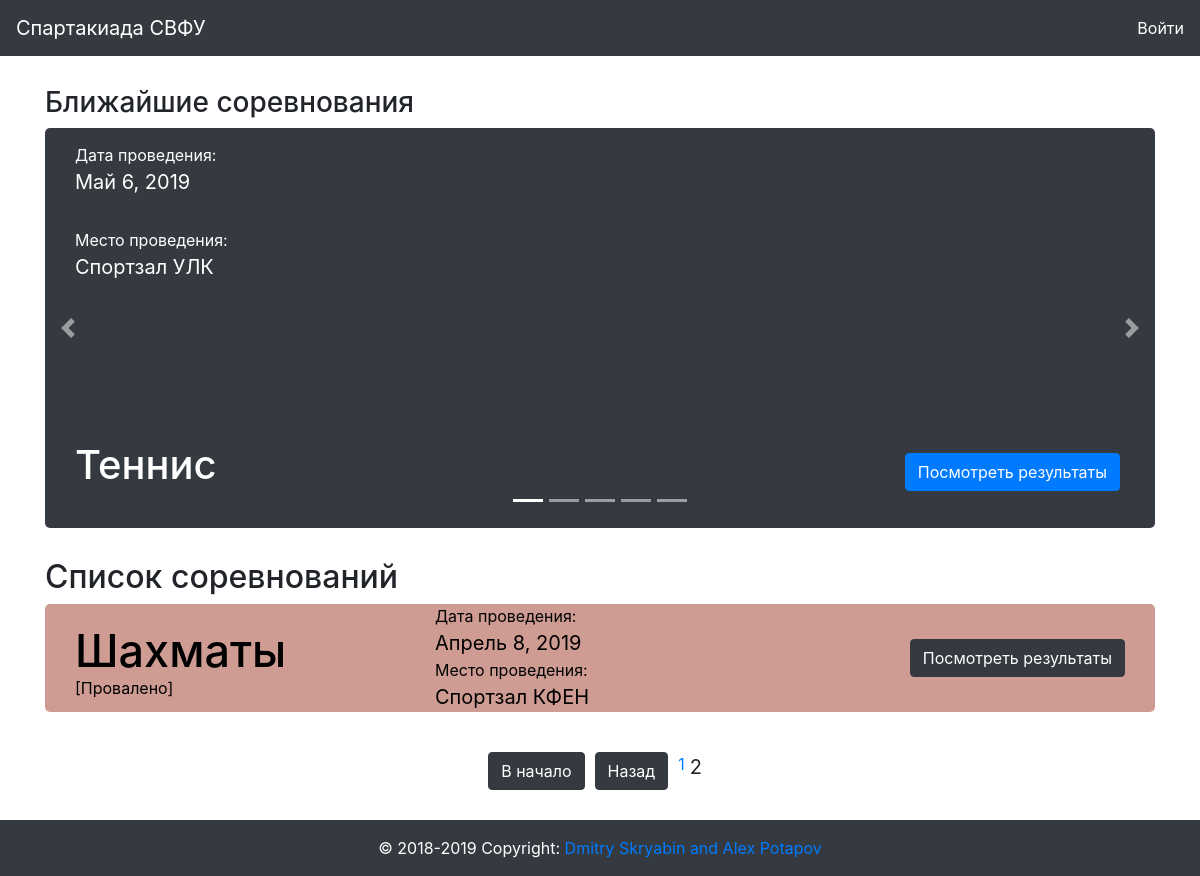
The app's page /?page=2, older data.
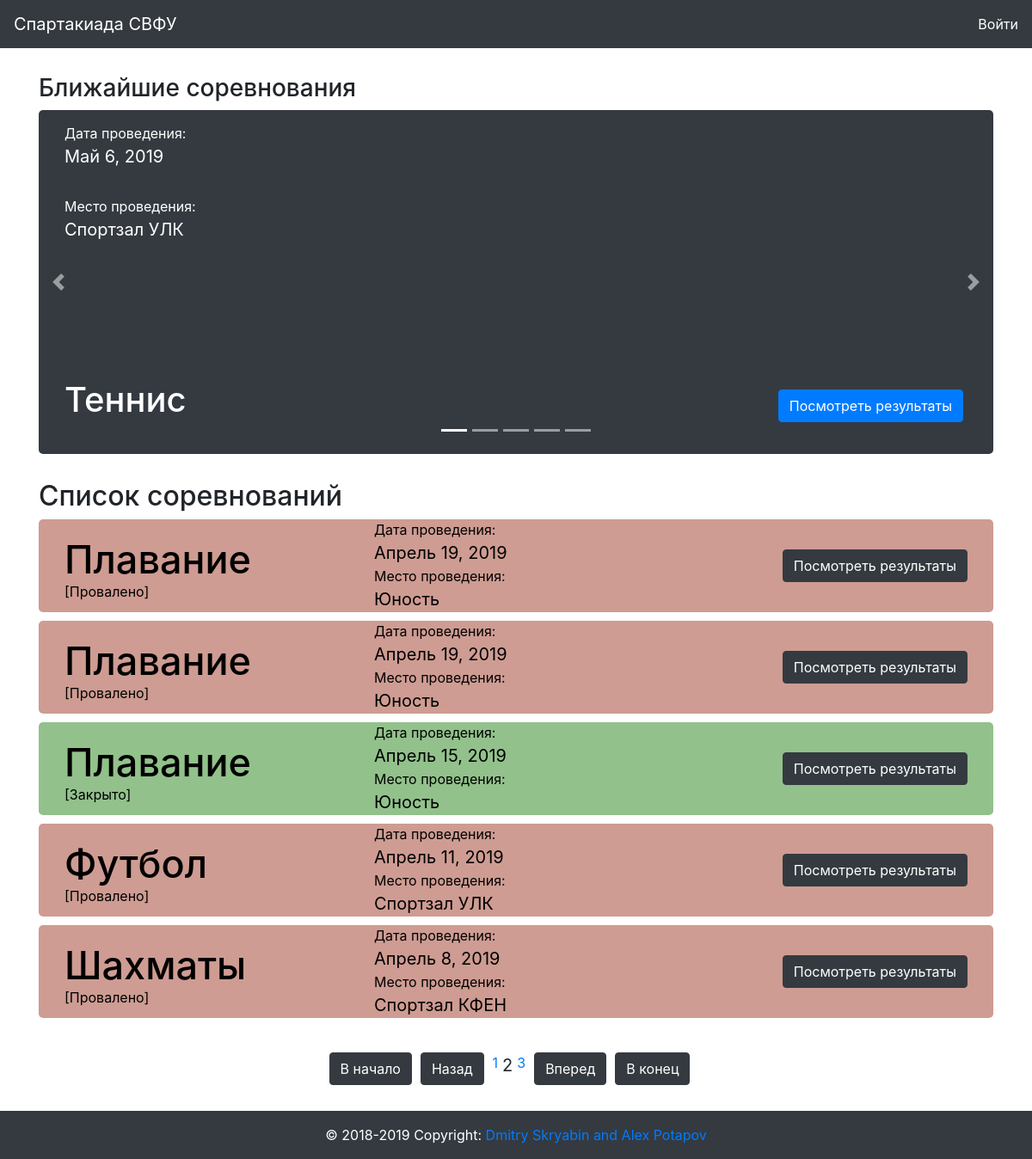
The same page, newer data.
### sport/models.py (models this page shows, shortened)
class Competition(models.Model):
    date = models.DateField(verbose_name = "Дата соревнования", default=datetime.date.today())
    place = models.ForeignKey(Place, verbose_name = "Место проведения", null = True, blank = True, on_delete = models.CASCADE)
    sport = models.ForeignKey(Sport, verbose_name = "Вид Спорта", db_index = True, on_delete = models.CASCADE)
    result = models.BooleanField(verbose_name="Проведено", default = False)

class Place(models.Model):
    name = models.CharField(verbose_name="Название", max_length=200)
    address = models.CharField(verbose_name="Адрес", max_length=300)

class Sport(models.Model):
    type = models.CharField(choices=SportType, verbose_name="Тип спорта", max_length=10)
    name = models.CharField(verbose_name="Вид спорта", max_length=200, db_index=True)
    class Meta:
        ordering = ['name']
        verbose_name = "вид спорта"
        verbose_name_plural = "виды спорта"

### svfusport/views.py (the view)
# urls.py: path('', views.index),
def index(request):
    args={}
    args['date_now'] = date.today()
    data = Competition.objects.all().order_by("-date")
    args['competition_5'] = data[:5]
    paginator = Paginator(data, 5)
    page = request.GET.get('page')
    args['competition'] = paginator.get_page(page)
    return render(request, 'main.html', args)

### templates/main.html (shortened to what the changed rows need)
{% extends 'index.html' %}
{% block main %}
<div class="row">
  <div class="container-fluid">
    <div class="container competition-slider-container">
      <div id="carouselExampleIndicators" class="carousel slide" data-ride="carousel">
        <div class="carousel-inner">
          {% for item in competition_5 %}
          <div class="carousel-item" id="active-trigger">
            <div class="container bg-dark competition-slider">
              <div class="col-6">
                <p>Дата проведения: <br><span class="competition-span">{{ item.date }}</span></p>
                <p>Место проведения: <br><span class="competition-span">{{ item.place.name }}</span></p>
                <h3>{{ item.sport.name }}</h3>
              </div>
              <div class="col-6">
                <a href="{% url 'sport:teamresult' item.id %}" class="btn btn-primary competition-slider-info-btn">Посмотреть результаты</a>
              </div>
            </div>
          </div>
          {% endfor %}
        </div>
      </div>
    </div>
    <div class="container competition-list-container">
      <h2>Список соревнований</h2>
      {% for item in competition %}
        <div class="container competition-container-main">
          <div class="col-4">
            <h3>{{ item.sport.name }}</h3>
            {% if item.result %}
              <p class="result_yes" style="margin-top: -30px;
              ">[Закрыто]</p>
            {% elif item.date < date_now and not item.result %}
              <p class="result_failed" style="margin-top: -30px;
              ">[Провалено]</p>
            {% else %}
              <p class="result_no" style="margin-top: -30px;
              ">[Открыто]</p>
            {% endif %}
          </div>
          <div class="col-4">
            <p>Дата проведения: <br><span class="competition-span">{{ item.date }}</span></p>
            <p>Место проведения: <br><span class="competition-span">{{ item.place.name }}</span></p>
          </div>
          <div class="col-4">
            {% if user.is_authenticated %}
            <div class="dropdown">
              <button class="btn btn-dark dropdown-toggle competition-btn" type="button" id="dropdownMenuButton" data-toggle="dropdown" aria-haspopup="true" aria-expanded="false">
                Операции
              </button>
              <div class="dropdown-menu" aria-labelledby="dropdownMenuButton">
                <a class="dropdown-item" href="{% url 'sport:competitionedit' item.id %}">Редактировать</a>
                <a class="dropdown-item" href="{% url 'sport:form-create-view'%}">Подать заявку</a>
                <a class="dropdown-item" href="{% url 'sport:teamresult' item.id %}">Просмотр результатов</a>
              </div>
            </div>
            {% else %}
            <a href="{% url 'sport:teamresult' item.id %}"><button type="button" name="button" class="btn btn-dark competition-btn">Посмотреть результаты</button></a>
            {% endif %}
          </div>
        </div>
      {% endfor %}
    </div>
      <div class="pagination container">
          <div class="col-8 d-flex flex-row justify-content-center">
            {% if competition.has_previous %}
              <a class="btn btn-dark" href="?page=1">В начало</a>
              <a class="btn btn-dark" href="?page={{ competition.previous_page_number }}">Назад</a>
            {% endif %}
            {% for num in competition.paginator.page_range %}
              {% if competition.number == num %}
              <span class="pagination-current">{{ num }}</span>
              {% elif num > competition.number|add:'-3' and num < competition.number|add:'3' %}
              <a class="" href="?page={{ num }}">{{ num }}</a>
              {% endif %}
            {% endfor %}
            {% if competition.has_next %}
              <a class="btn btn-dark" href="?page={{ competition.next_page_number }}">Вперед</a>
              <a class="btn btn-dark" href="?page={{ competition.paginator.num_pages }}">В конец</a>
            {% endif %}
          </div>
    </div>
  </div>
</div>
{% endblock %}

Row changes from the older to the newer data that the page shows:
added Competition: sport.name "Плавание", result "[Провалено]", date "Апрель 19, 2019", place.name "Юность", shown under "Список соревнований"
added Competition: sport.name "Плавание", result "[Провалено]", date "Апрель 19, 2019", place.name "Юность", shown under "Список соревнований"
now on this page (row unchanged): Competition: sport.name "Плавание", result "[Закрыто]", date "Апрель 15, 2019", place.name "Юность", shown under "Список соревнований"
now on this page (row unchanged): Competition: sport.name "Футбол", result "[Провалено]", date "Апрель 11, 2019", place.name "Спортзал УЛК", shown under "Список соревнований"
Text that changed along with them:
new list line: "3"
text now shown: "Вперед В конец"
